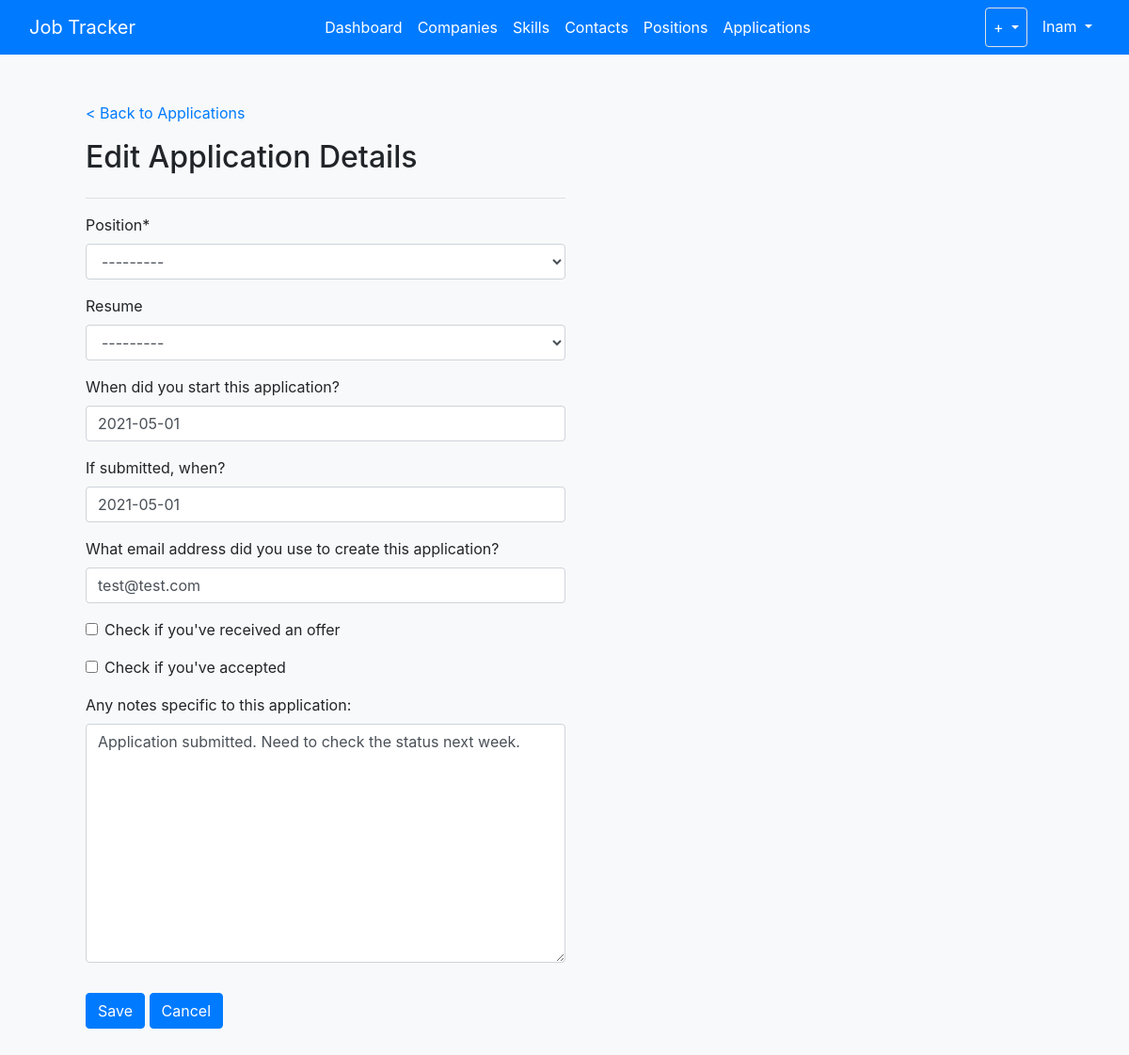
The page /applications/edit/2 (signed in) on the database its author committed.
### jobs/models.py (models this page shows, shortened)
class Application(models.Model):
	user = models.ForeignKey(
		User,
		on_delete=models.CASCADE,
		default=1
		)
	position = models.ForeignKey(
		Position,
		on_delete=models.CASCADE
		)
	resume = models.ForeignKey(
		Document,
		on_delete=models.SET_NULL,
		null=True,
		blank=True)
	date_started = models.DateField(null=True, blank=True)
	date_submitted = models.DateField(null=True, blank=True)
	email_used = models.EmailField(null=True, blank=True, max_length=128)
	offer = models.BooleanField()
	accepted = models.BooleanField()
	notes = models.TextField(null=True, blank=True)

### jobs/views.py (the view, shortened to what this page needs)
# urls.py: path('applications/edit/<int:pk>', ApplicationUpdateView.as_view(), name='jobs-update-application'),
class ApplicationUpdateView(LoginRequiredMixin, UpdateView):
    model = Application
    form_class = ApplicationForm
    template_name = 'jobs/update_application.html'
    context_object_name = 'application'
    def get_form_kwargs(self):
        kwargs = super(ApplicationUpdateView, self).get_form_kwargs()
        kwargs['user'] = self.request.user
        return kwargs

### jobs/forms.py
class ApplicationForm(ModelForm):
    class Meta:
        model = Application
        exclude = ('user',)
        labels = {
            'email_used': 'What email address did you use to create this application?',
            'date_started': 'When did you start this application?',
            'date_submitted': 'If submitted, when?',
            'offer': 'Check if you\'ve received an offer',
            'accepted': 'Check if you\'ve accepted',
            'notes': 'Any notes specific to this application:'
        }
    def __init__(self, *args, **kwargs):
        user = kwargs.pop('user')
        super(ApplicationForm, self).__init__(*args, **kwargs)
        self.fields['position'].queryset = Position.objects.filter(user=user)
        self.fields['resume'].queryset = Document.objects.filter(user=user)

### jobs/models.py (called while the page is built)
	def __str__(self):
		return self.position_title + ' - ' + self.company.name

### users/models.py (called while the page is built)
    def __str__(self):
        return f'{self.upload.name}'

### jobs/templates/jobs/update_application.html (shortened to what this page needs)
{% extends "jobs/base.html" %}
{% load crispy_forms_tags %}
{% block content %}
<div class="container h-100 mt-5">
	<div class="container ml-3">
		<div class="row">
			<div class=col-md-auto>
				<a href="{% url 'jobs-list-applications' %}">< Back to Applications</a>
			</div>
		</div>
		<div class="row mt-3">
			<div class="col-md-auto">
				<h2>Edit Application Details</h2>
			</div>
		</div>
		<div class="row">
			<div class="col-sm-6 mb-3">
				<form method="POST">
					<hr>
				{{ form|crispy }}
					<div class="row mb-3">
						<div class="col mt-3">
							<input class="btn btn-primary" type="submit" value="Save">
							<a class="btn btn-primary" href="{% url 'jobs-list-applications' %}" role="button">Cancel</a>
						</div>
				    </div>
				</form>
			</div>
		</div>
	</div>
</div>
{% endblock content %}

### jobs/templates/jobs/base.html (shortened to what this page needs)
{% load static %}
<!DOCTYPE html>
<html>
<head>
    <link rel="stylesheet" href="https://cdn.jsdelivr.net/npm/bootstrap@4.5.3/dist/css/bootstrap.min.css">
    <link rel="stylesheet" type="text/css" href="{% static 'jobs/style.css' %}">
	<link rel="stylesheet" href="https://ajax.googleapis.com/ajax/libs/jqueryui/1.12.1/themes/smoothness/jquery-ui.css">
	<link rel="stylesheet" href="https://cdn.jsdelivr.net/npm/bootstrap-icons@1.5.0/font/bootstrap-icons.css">
</head>
<body class="h-100 bg-light full-page">
	<nav class="navbar navbar-expand-lg navbar-dark bg-primary fixed-top">
		<div class="container-fluid">
			<a class="navbar-brand" href="/">Job Tracker</a>
			<div class="collapse navbar-collapse" id="expandMenu">
				<ul class="navbar-nav mr-auto">
					{% if request.user.is_authenticated %}
					<li class="nav-item">
						<a class="nav-link active" aria-current="page" href="/">Dashboard</a>
					</li>
					<li class="nav-item">
						<a class="nav-link active" href="{% url 'jobs-companies' %}">Companies</a>
					</li>
					<li class="nav-item">
						<a class="nav-link active" href="{% url 'jobs-list-skill' %}">Skills</a>
					</li>
					<li class="nav-item">
						<a class="nav-link active" href="/contacts">Contacts</a>
					</li>
					<li class="nav-item">
						<a class="nav-link active" href="{% url 'jobs-list-positions' %}">Positions</a>
					</li>
					<li class="nav-item">
						<a class="nav-link active" href="{% url 'jobs-list-applications' %}">Applications</a>
					</li>
					{% endif %}
				</ul>
				<ul class="navbar-nav">
					{% if request.user.is_authenticated %}
					<li class="dropdown border rounded">
						<a class="nav-link active dropdown-toggle" href="#" id="navbarDropdownMenuLink" role="button" data-bs-toggle="dropdown" aria-expanded="false"> + </a>
					</li>
					<li class="dropdown ml-2">
						<a class="nav-link active dropdown-toggle" href="#" id="navbarDropdownMenuLink" role="button" data-bs-toggle="dropdown" aria-expanded="false"> {{ request.user.username }} </a>
					</li>
					{% endif %}
				</ul>
			</div>
		</div>
	</nav>
	<div class="container bg-light rounded">
		{% block content %}{% endblock %}
	</div>
</body>
</html>

### jobs/static/jobs/style.css (style rules this page uses)
body { padding-top: 60px; }

### rows shown on the page
Application: position "---------", resume "---------", date_started "2021-05-01", date_submitted "2021-05-01", email_used "test@test.com", notes "Application submitted. Need to check the status next week."

### other values the page prints
{{ request.user.username }} "lnam"
